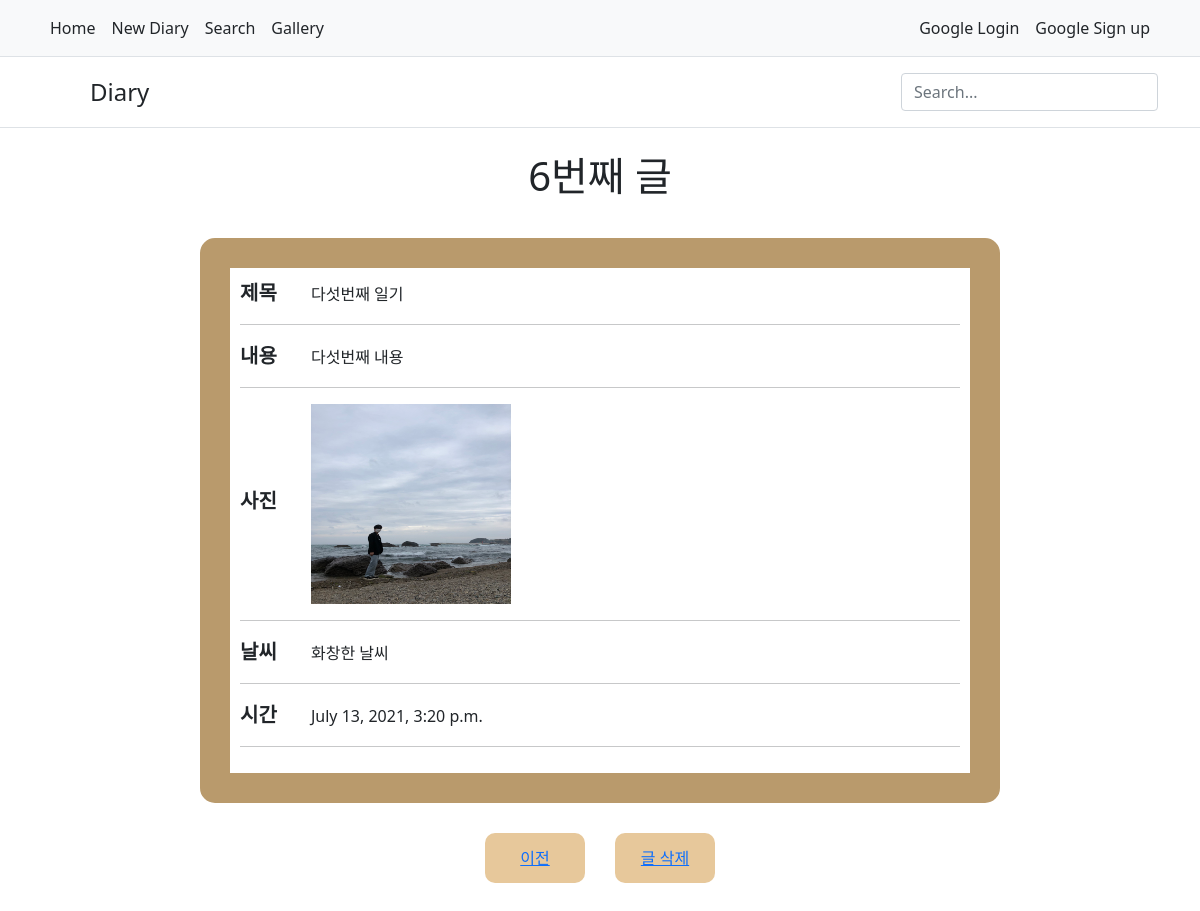
The app's page /detail/6 with its own data.
### diary/models.py (models this page shows, shortened)
class Diary(models.Model):
    title = models.CharField(max_length=50, default='')
    body = models.TextField(default='')
    time = models.DateTimeField()
    photo = models.ImageField(upload_to="diary/", blank=True, null=True)
    weather = models.CharField(max_length=20, default='')

### diary/views.py (the view)
# urls.py: path('detail/<str:id>', d.detail, name='detail'),
def detail(request, id):
    diarys = get_object_or_404(Diary, pk=id)
    return render(request, 'detail.html', {'diary':diarys})

### diary/templates/detail.html (shortened to what this page needs)
{% extends 'base.html' %}
{% load static %}
{% block link %} {% static 'css/detail.css' %} {% endblock %}
    {% block body %}
    <h1>{{diary.id}}번째 글</h1>
    <div id="detailBody">
        <span class="category">제목</span>
        <span>{{diary.title}}</span><hr>
        <span class="category">내용</span>
        <span>{{diary.body}}</span><hr>
        <span class="category">사진</span>
        <span><img src="{{diary.photo.url}}" width="200" height="200"></span><hr>
        <span class="category">날씨</span>
        <span>{{diary.weather}}</span><hr>
        <span class="category">시간</span>
        <span>{{diary.time}}</span><hr>
    </div>
    <div id="buttonBox">
        <a class="chooseButton" href="{% url 'home' %}">
            이전
        </a>
        <a class="chooseButton" href="{% url 'delete' diary.id %}">
            글 삭제
        </a>
    </div>
    {% endblock %}

### diary/static/css/detail.css (style rules this page uses)
#detailBody { padding: 10px; width: 800px; height: auto; border: 30px solid rgb(185, 154, 108); border-radius: 15px; margin: 30px; }
.category { font-size: 20px; font-weight: bolder; margin-right: 30px; }
#buttonBox { width: auto; height: auto; display: flex; }
.chooseButton { width: 100px; height: 50px; background-color: rgb(231, 200, 155); border-radius: 10px; text-align: center; line-height: 50px; margin: 0px 15px; }

### records on screen
Diary: id "6", title "다섯번째 일기", body "다섯번째 내용", photo (picture), weather "화창한 날씨", time "July 13, 2021, 3:20 p.m."
